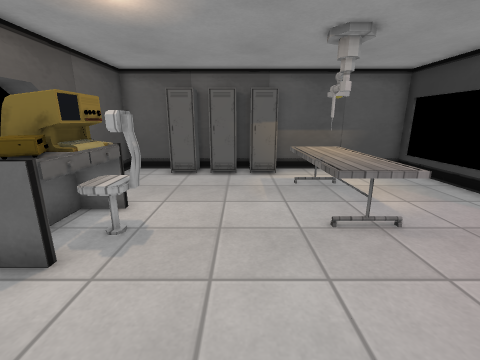
[1] (above)

12 first-person views from a walk through a 3-D level made in the Godot game engine. The camera is 1.3 m above the floor, tilts 14° down and sees 90° across. The floor is counted in squares, 0.5 m on a side. Each view is taken from the middle of a square. On the plan, view 1 faces up. The plan holds only what a view shows up to about 17 squares ahead; the rest is blank. Door leaves are left out where a doorway can be walked through. Some surface patterns are stand-ins.

[2]
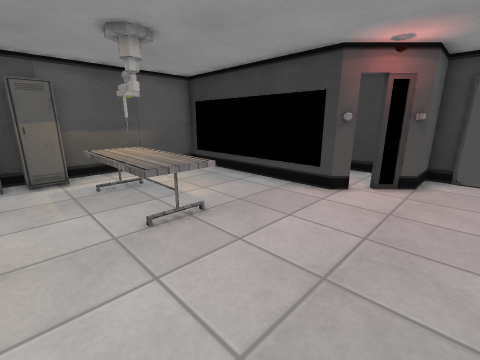

[3]
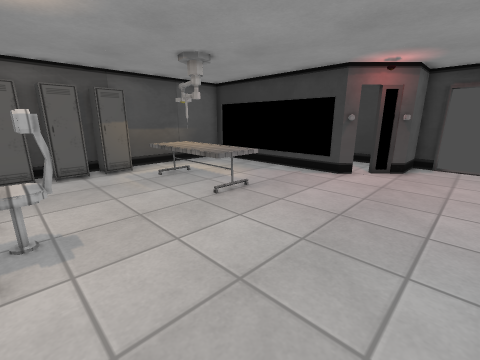

[4]
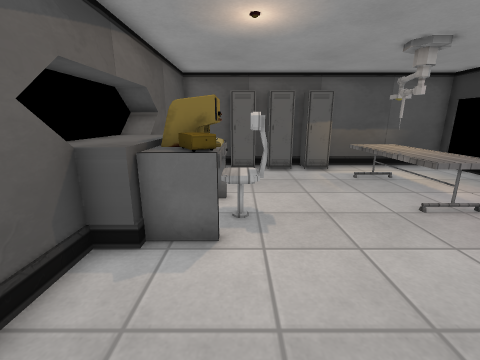

[5]
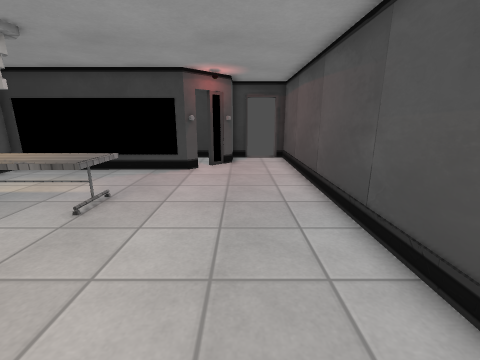

[6]
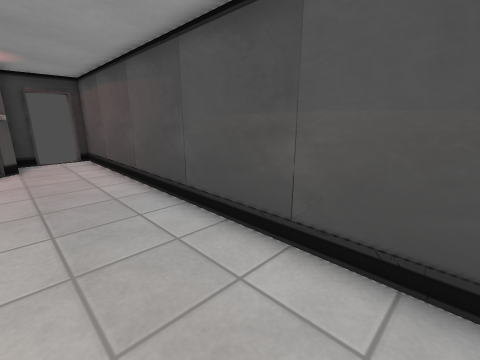

[7]
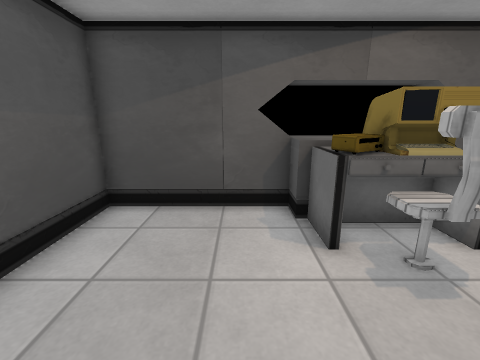

[8]
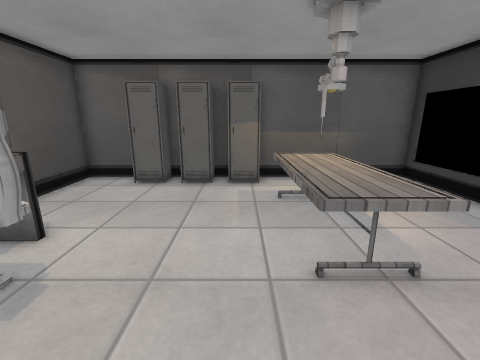

[9]
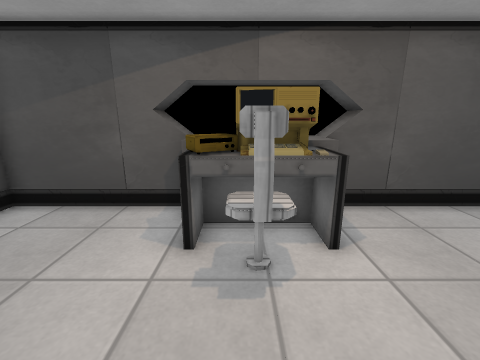

[10]
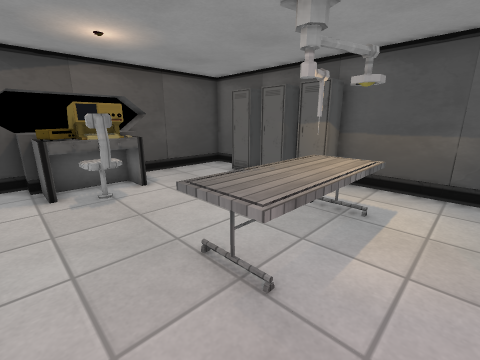

[11]
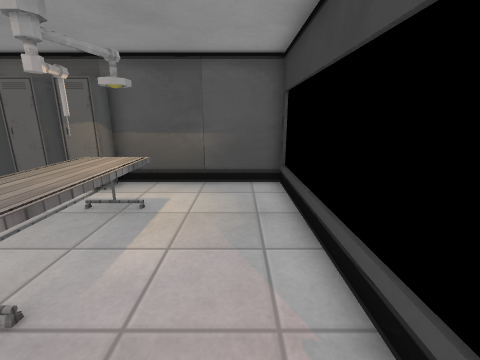

[12]
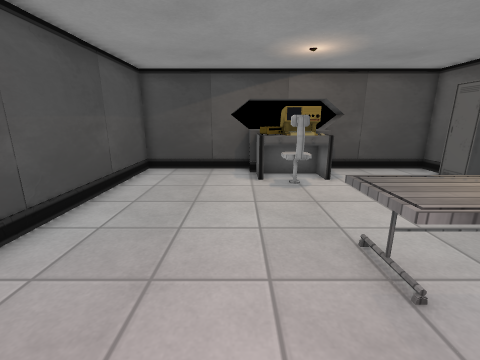

### Floor plan
Points are (right, up) in squares from view 1. A wall is a line through its corners. A room is listed if a view was taken in it or the views show most of it. See-through windows are left out.
Room 1 (views 1, 2, 3, 4, 5, 6, 7, 8, 9, 10, 11, 12)
walls: (-3.7, 4.6) (-3.5, 4.2) (-4, 3.9) (-4.3, 4.4); (8.8, 3.4) (8.7, 13.1) (-6.1, 13.1) (-6.1, 7.5); (9.2, 3.3) (8.7, 3.8); (-6.1, 3.5) (-6.1, -2.1) (13.2, -2.1); (-7.2, 8.5) (-7.2, 2.5); (13.2, 1.5) (11.1, 1.5) (10.4, 2.2)
ways out: open door at (13, -0.5)
objects: table (-5, 4); computer (-5, 5) to (-4, 6); table (-5, 7) to (-3, 7); keyboard (-4, 6); table (-3, 4); chair (-3, 5) to (-2, 6); locker (-3, 12) to (-2, 12); locker (-1, 12) to (0, 12); locker (1, 12) to (2, 12); table (2, 5) to (4, 10); machine (3, 9)

Positions as (right, up) in squares from view 1, and headings:
1: (0, 0), facing up
2: (0, 0), facing up-right
3: (-3, -1), facing up-right
4: (-3, -1), facing up
5: (-4, 1), facing right
6: (-5, 2), facing down-right
7: (1, 2), facing left
8: (1, 2), facing up
9: (1, 5), facing left
10: (6, 3), facing up-left
11: (7, 3), facing up
12: (7, 3), facing left
